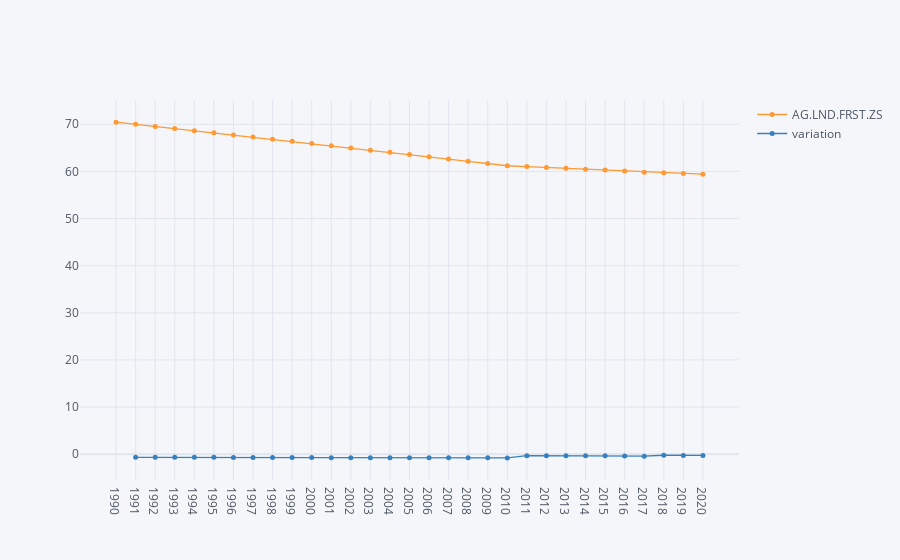

Notebook code for this chart:
### Code cell
brasil.iplot(kind='scatter', mode='lines+markers', size=5)

### Figure 1 — Plotly figure (JSON) as saved in the notebook; plotly's stock layout.template omitted (floating-point values rounded to 4 significant figures)
{"data": [{"line": {"color": "rgba(255, 153, 51, 1.0)", "dash": "solid", "shape": "linear", "width": 1.3}, "marker": {"size": 5, "symbol": "circle"}, "mode": "lines+markers", "name": "AG.LND.FRST.ZS", "text": "", "type": "scatter", "x": ["1990", "1991", "1992", "1993", "1994", "1995", "1996", "1997", "1998", "1999", "2000", "2001", "2002", "2003", "2004", "2005", "2006", "2007", "2008", "2009", "2010", "2011", "2012", "2013", "2014", "2015", "2016", "2017", "2018", "2019", "2020"], "y": [70.46, 70.01, 69.55, 69.1, 68.65, 68.2, 67.74, 67.29, 66.84, 66.39, 65.93, 65.46, 64.99, 64.52, 64.04, 63.57, 63.1, 62.63, 62.15, 61.68, 61.21, 61.02, 60.84, 60.66, 60.47, 60.29, 60.07, 59.83, 59.71, 59.56, 59.42]}, {"line": {"color": "rgba(55, 128, 191, 1.0)", "dash": "solid", "shape": "linear", "width": 1.3}, "marker": {"size": 5, "symbol": "circle"}, "mode": "lines+markers", "name": "variation", "text": "", "type": "scatter", "x": ["1990", "1991", "1992", "1993", "1994", "1995", "1996", "1997", "1998", "1999", "2000", "2001", "2002", "2003", "2004", "2005", "2006", "2007", "2008", "2009", "2010", "2011", "2012", "2013", "2014", "2015", "2016", "2017", "2018", "2019", "2020"], "y": ["", -0.642, -0.6462, -0.6504, -0.6546, -0.659, -0.6633, -0.6678, -0.6722, -0.6768, -0.6814, -0.7169, -0.7221, -0.7273, -0.7327, -0.7381, -0.7436, -0.7491, -0.7548, -0.7605, -0.7664, -0.3009, -0.3018, -0.3027, -0.3036, -0.3045, -0.3578, -0.3964, -0.208, -0.2511, -0.2368]}], "layout": {"legend": {"bgcolor": "#F5F6F9", "font": {"color": "#4D5663"}}, "paper_bgcolor": "#F5F6F9", "plot_bgcolor": "#F5F6F9", "title": {"font": {"color": "#4D5663"}}, "xaxis": {"gridcolor": "#E1E5ED", "showgrid": true, "tickfont": {"color": "#4D5663"}, "title": {"font": {"color": "#4D5663"}, "text": ""}, "zerolinecolor": "#E1E5ED"}, "yaxis": {"gridcolor": "#E1E5ED", "showgrid": true, "tickfont": {"color": "#4D5663"}, "title": {"font": {"color": "#4D5663"}, "text": ""}, "zerolinecolor": "#E1E5ED"}}}
